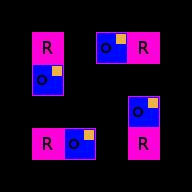

The image is a tile-based game level rendered from a .tmx file. Its description and source (layers, tilesets, objects; grid data summarised) follow:
An orthogonal 6x6 tile map with 32x32 px tiles, 5 tile layers (ruleRegions, ruleSet, ruleSet, ruleSet, ...), 2 hidden layers not drawn, 4 tilesets.

<map version="1.0" orientation="orthogonal" width="6" height="6" tilewidth="32" tileheight="32">
 <tileset firstgid="1" name="collision" tilewidth="32" tileheight="32">
  <image source="../graphics/tiles/collision.png" width="64" height="32" />
 </tileset>
 <tileset firstgid="3" name="set" tilewidth="32" tileheight="32">
  <image source="../graphics/tiles/set_cave.png" width="128" height="128" />
 </tileset>
 <tileset firstgid="19" name="set_rules" tilewidth="32" tileheight="32">
  <image source="../graphics/tiles/set_rules.png" width="32" height="32" />
 </tileset>
 <tileset firstgid="20" name="cave" tilewidth="32" tileheight="32">
  <image source="../graphics/tiles/cave.png" width="512" height="256" />
 </tileset>
 <layer name="ruleRegions" width="6" height="6">
  <data>[36 cells, 8 non-empty, 1 distinct tile ids]</data>
 </layer>
 <layer name="ruleSet" width="6" height="6">
  <data>[36 cells, 4 non-empty, 1 distinct tile ids]</data>
 </layer>
 <layer name="ruleSet" width="6" height="6">
  <data>[36 cells, 4 non-empty, 1 distinct tile ids]</data>
 </layer>
 <layer name="ruleSet" width="6" height="6">
  <data>[36 cells, 4 non-empty, 1 distinct tile ids]</data>
 </layer>
 <layer name="ruleSet" width="6" height="6">
  <data>[36 cells, 4 non-empty, 1 distinct tile ids]</data>
 </layer>
 <layer name="rule_Ground" width="6" height="6" visible="0">
  <data>[36 cells, 4 non-empty, 4 distinct tile ids]</data>
 </layer>
 <layer name="rule_Over" width="6" height="6" visible="0">
  <data>[36 cells, 0 non-empty, 0 distinct tile ids]</data>
 </layer>
</map>
